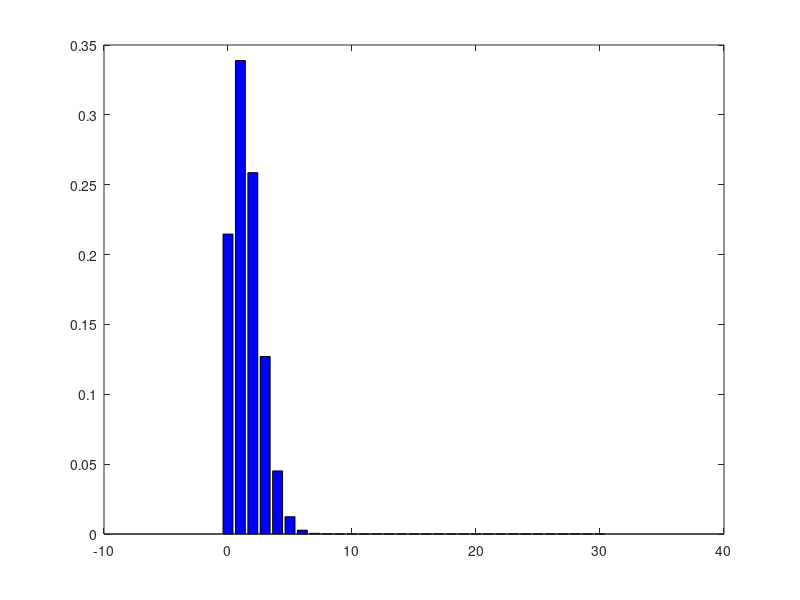
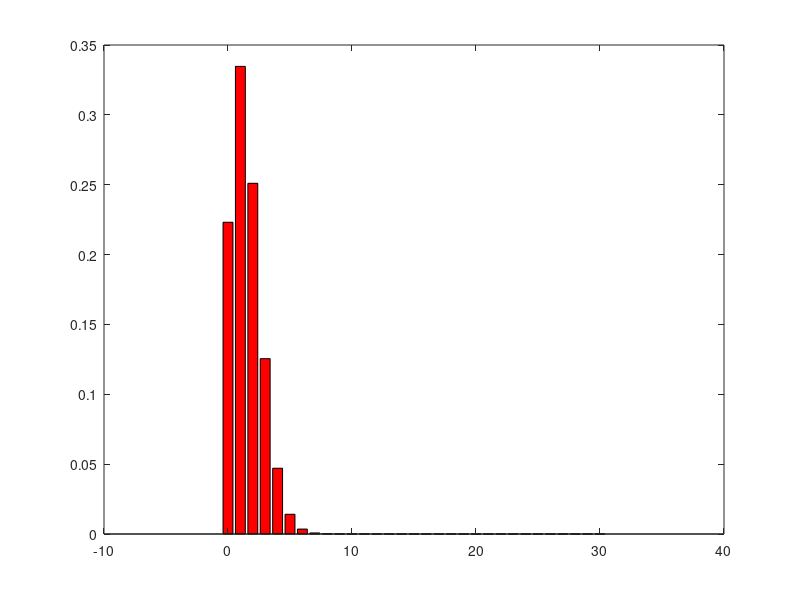
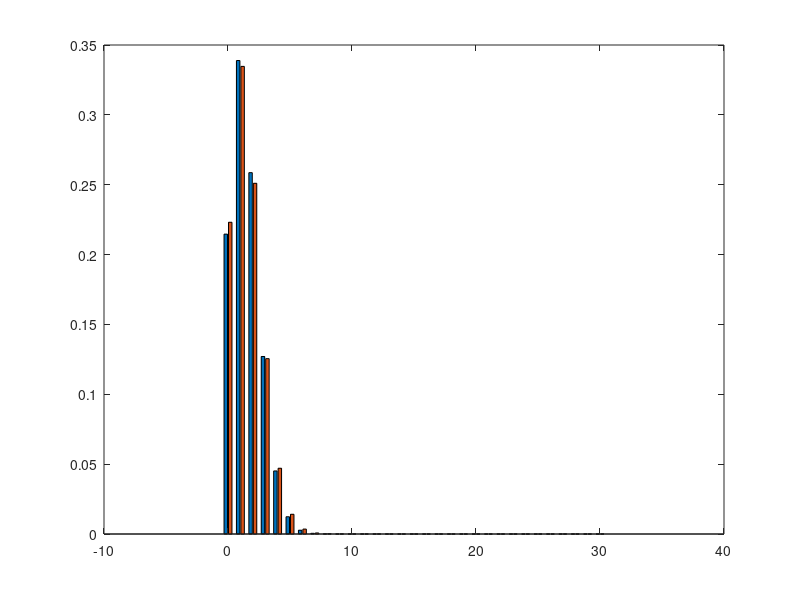

Source code (MATLAB) for these figures, in order:
clear all
clc
close all

n = 30;
p = 0.05;
k = 0 : n;
lamda = n * p;
y = pdf('bino',k,n,p);
z = pdf('poiss',k,lamda);

figure(1)
bar(k,y,'b');
figure(2)
bar(k,z,'r');
figure(3)
bar(k,[y',z']); %[ ] pentru a pune doua grafice in aceeasi figura